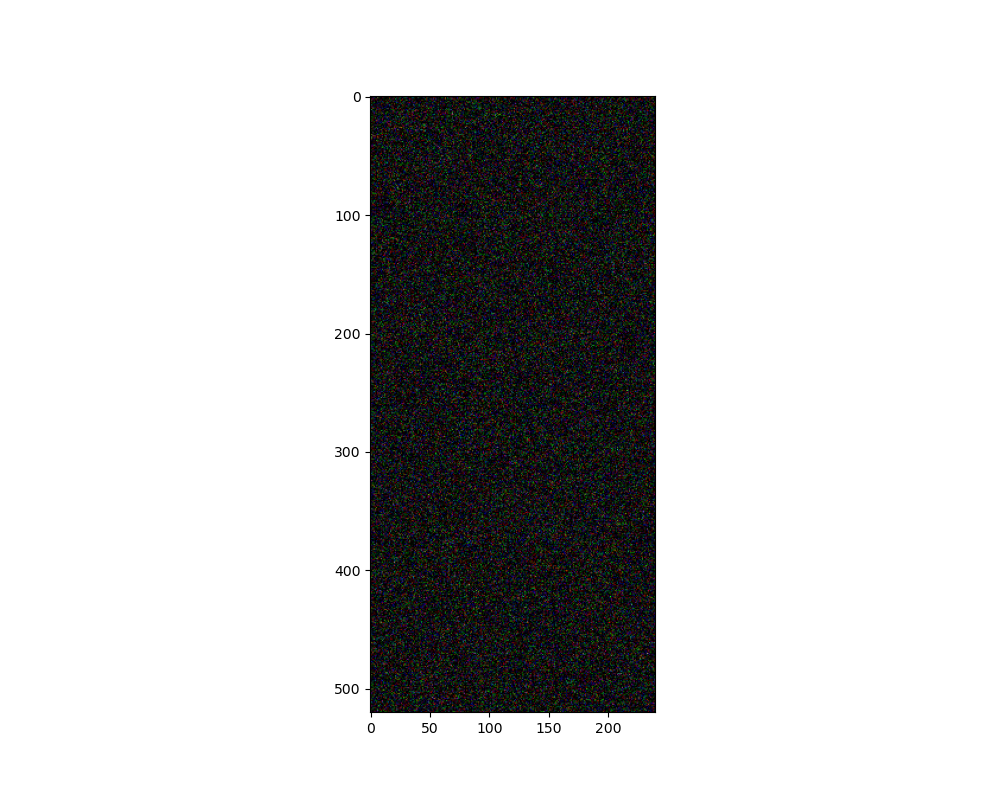
#> input picture SmallConvNetwork/test_data/visualization.png, 1000 x 800 px; its folder holds only this picture in this run
$ python -i Image_utils.py   (imports and definitions only)
#> lines starting #> are read from the running program, lines starting #| are printed output that depends on the picture
import numpy as np
import cv2
import time
from pathlib import Path
import glob
import tqdm

def jpeg_to_uyvy(jpg_path, target_width, target_height):
    """Convert JPEG to UYVY format"""
#> called with jpg_path = 'test_data/visualization.png', target_width = 240, target_height = 520
    img = cv2.imread(jpg_path)
#> img is the input picture: shape (800, 1000, 3); mean B, G, R 202.8, 202.8, 202.8
    if img is None:
        print(f"Failed to read {jpg_path}")
        return None

    aspect = img.shape[1] / img.shape[0]
#> aspect = 1.25
    target_aspect = target_width / target_height

    if aspect > target_aspect:
        new_width = int(target_height * aspect)
#> new_width = 650
        img = cv2.resize(img, (new_width, target_height))
#> img: shape (520, 650, 3)
        start = (new_width - target_width) // 2
#> start = 205
        img = img[:, start:start+target_width]
#> img: shape (520, 240, 3)
    else:
        new_height = int(target_width / aspect)
        img = cv2.resize(img, (target_width, new_height))
        start = (new_height - target_height) // 2
        img = img[start:start+target_height, :]

    yuv = cv2.cvtColor(img, cv2.COLOR_BGR2YUV)
#> yuv: shape (520, 240, 3); mean of channels 0, 1, 2 113.6, 128.1, 128
    uyvy = np.zeros((target_height, target_width * 2), dtype=np.uint8)

    uyvy[:, 1::2] = yuv[:, :, 0]  # Y values
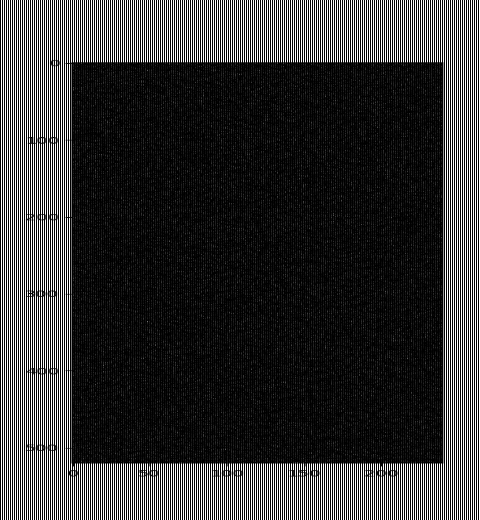
#> uyvy: shape (520, 480); min 0, max 255, mean 56.8

    u = yuv[:, :, 1]
    v = yuv[:, :, 2]

    u_sub = u[:, ::2]
    v_sub = v[:, ::2]
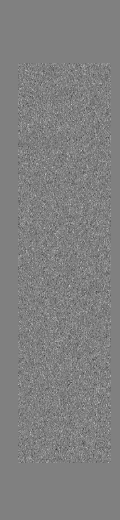
#> v_sub: shape (520, 120); min 57, max 204, mean 128

    uyvy[:, 0::4] = u_sub
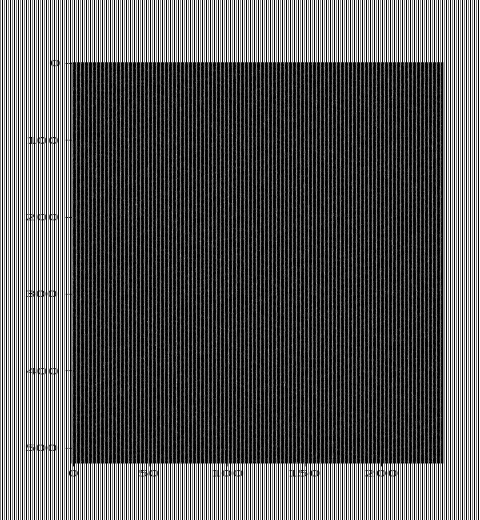
#> uyvy: shape (520, 480); min 0, max 255, mean 88.8
    uyvy[:, 2::4] = v_sub
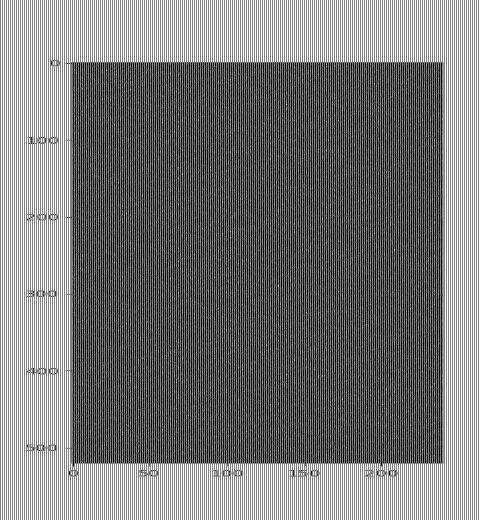
#> uyvy: shape (520, 480); min 0, max 255, mean 120.8

    return uyvy

def crop_yuv(yuv_data, width, height):
    center_w = yuv_data.shape[1] // 2
    center_h = yuv_data.shape[2] // 2
    left_w = center_w - width // 2
    right_w = center_w + width // 2
    top_h = center_h + height // 2
    bottom_h = center_h - height // 2

    # print(left_w, right_w, bottom_h, top_h)
    return yuv_data[:,left_w:right_w,bottom_h:top_h]

def reshape_uyvy_to_yuv(uyvy_data, downscale_factor=1):
    """
    Reshape 120x120 UYVY data into YUV channels with optional downscaling.
    Input: raw UYVY data (240x480 uint8 array, since each pixel needs 2 bytes)
    Output: (3, output_height, output_width) float32 array with separate Y, U, V channels, normalized to [0,1]
    """
#> called with downscale_factor = 1
    if downscale_factor not in [1, 2, 4]:
        raise ValueError("Downscale factor must be 1, 2, or 4")

    height = uyvy_data.shape[0]
#> height = 520

    # When downscale_factor is 1, we decode the UYVY data directly.
    if downscale_factor == 1:
        # Each row length in bytes
        row_bytes = uyvy_data.shape[1]
#> row_bytes = 480
        # Each pair of pixels occupies 4 bytes, so number of pixels per row:
        pixel_count = row_bytes // 2
#> pixel_count = 240
        y = np.zeros((height, pixel_count), dtype=np.float32)
        u = np.zeros((height, pixel_count), dtype=np.float32)
        v = np.zeros((height, pixel_count), dtype=np.float32)
        for i in range(height):
            pixel_idx = 0
            # Process two pixels at a time: [U, Y0, V, Y1]
            for j in range(0, row_bytes, 4):
                U_val = uyvy_data[i, j]
                Y0 = uyvy_data[i, j + 1]
                V_val = uyvy_data[i, j + 2]
                Y1 = uyvy_data[i, j + 3]
                # First pixel of the pair
                y[i, pixel_idx] = Y0 / 255.0
                u[i, pixel_idx] = U_val / 255.0 - 0.5
                v[i, pixel_idx] = V_val / 255.0 - 0.5
                pixel_idx += 1
                # Second pixel of the pair
                y[i, pixel_idx] = Y1 / 255.0
                u[i, pixel_idx] = U_val / 255.0 - 0.5
                v[i, pixel_idx] = V_val / 255.0 - 0.5
                pixel_idx += 1
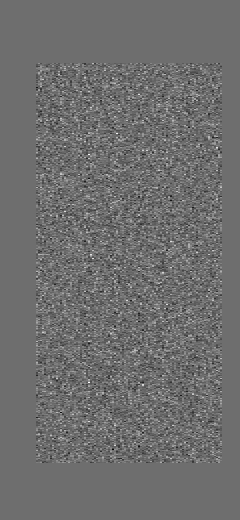
#> u: shape (520, 240) float32; min -0.171, max 0.229, mean 0.00213; drawn with min black and max white
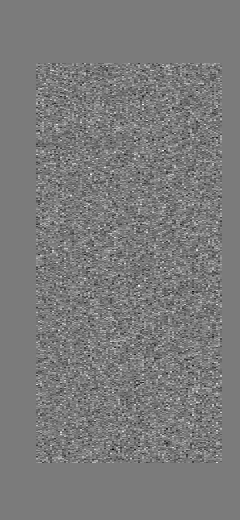
#> v: shape (520, 240) float32; min -0.276, max 0.3, mean 0.00185; drawn with min black and max white
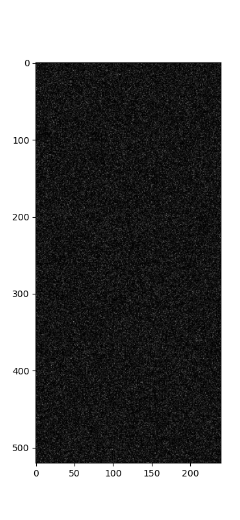
#> y: shape (520, 240) float32; min 0, max 1, mean 0.446
        yuv = np.stack([y, u, v])
        return yuv

    # For downscale_factor of 2 or 4, use the block-averaging method.
    # In this branch, we assume the full resolution is 240x240 pixels.
    full_width = 240
    full_height = 240
    out_height = full_height // downscale_factor
    out_width = full_width // downscale_factor

    # Reshape input to 2D array where each row represents byte values in UYVY format.
    # Here the expected row length is full_width * 2.
    uyvy = uyvy_data.reshape(full_height, full_width * 2)

    y = np.zeros((out_height, out_width), dtype=np.float32)
    u = np.zeros((out_height, out_width), dtype=np.float32)
    v = np.zeros((out_height, out_width), dtype=np.float32)

    for out_y in range(out_height):
        for out_x in range(out_width):
            y_sum = 0
            u_sum = 0
            v_sum = 0
            count = 0
            # Process block of size downscale_factor x downscale_factor pixels
            for dy in range(downscale_factor):
                in_y = out_y * downscale_factor + dy
                for dx in range(downscale_factor):
                    in_x = out_x * downscale_factor + dx
                    byte_idx = in_x * 2
                    # Determine if current pixel is even or odd (in pair)
                    if in_x % 2 == 0:  # even index in pair
                        y_val = uyvy[in_y, byte_idx + 1]
                        u_val = uyvy[in_y, byte_idx]
                        v_val = uyvy[in_y, byte_idx + 2]
                    else:  # odd pixel in pair gets U and V from previous even pixel
                        y_val = uyvy[in_y, byte_idx + 1]
                        u_val = uyvy[in_y, byte_idx - 2]
                        v_val = uyvy[in_y, byte_idx]
                    y_sum += y_val
                    u_sum += u_val
                    v_sum += v_val
                    count += 1
            y[out_y, out_x] = (y_sum / count) / 255.0
            u[out_y, out_x] = (u_sum / count) / 255.0 - 0.5
            v[out_y, out_x] = (v_sum / count) / 255.0 - 0.5

    yuv = np.stack([y, u, v])
    return yuv

def read_jpg_to_yuv(jpg_path):
    uyvy = jpeg_to_uyvy(jpg_path, 240, 520) # image is rotated by 90 degrees
    yuv = reshape_uyvy_to_yuv(uyvy)
    if uyvy is None:
        return None
    return crop_yuv(yuv, 240, 240)

def adjust_brightness_contrast(image, brightness, contrast):
    """
    Adjust brightness and contrast for float32 image
    image shape: (3, 240, 240) with values in [0,1]
    """
    # Only adjust Y channel (luminance)
    image = image.copy()
    y_channel = image[0,:,:]

    # Apply contrast
    contrast_factor = (1 + contrast)
    y_channel = (y_channel - 0.5) * contrast_factor + 0.5

    # Apply brightness (scaled to [-0.5, 0.5] range for float32)
    brightness_factor = brightness / 255.0
    y_channel = y_channel + brightness_factor

    # Clip values to [0,1]
    y_channel = np.clip(y_channel, 0, 1)

    # Update Y channel
    image[0,:,:] = y_channel

    return image

def process_directory(jpg_dir, output_dir):
    """Process all JPEGs in a directory"""
    jpg_dir = Path(jpg_dir).resolve()
    #print(f"Processing JPEGs from: {jpg_dir}")

    for jpg_file in tqdm.tqdm(glob.glob(f"{jpg_dir}/*.jpg"), desc="Copying hand labeled images", unit="img"):
        yuv_data = read_jpg_to_yuv(str(jpg_file)).astype(np.float32)
        stem = Path(jpg_file).stem
        if yuv_data is not None:
            output_path = output_dir + "/" + stem + '.raw'  # Changed to .raw
            yuv_data.tofile(output_path)
            #print(f"Converted {jpg_file} to {output_path}")

# [6 lines not run here, left out]

>>> result = read_jpg_to_yuv('test_data/visualization.png')
